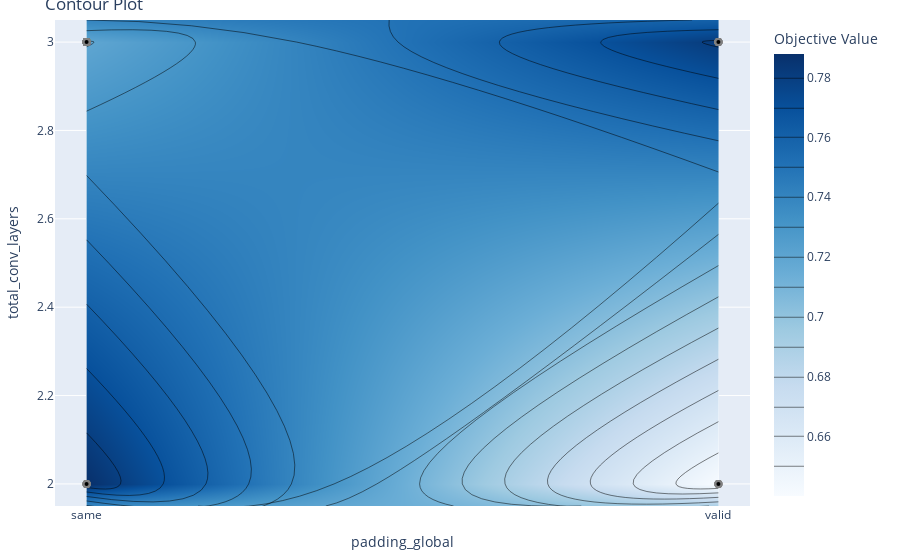

Notebook code cell kept with this figure:
### Code cell
fig = optuna.visualization.plot_contour(
    loaded_study,
    params=[
        'padding_global',
        'total_conv_layers',
        # 'conv_layer_0_number_of_filters',
        # 'conv_layer_0_kernel_size',
        # 'conv_layer_0_pool_size',
        # 'conv_layer_0_strides',
        # 'conv_layer_1_number_of_filters',
        # 'conv_layer_1_kernel_size',
        # 'conv_layer_1_pool_size',
        # 'conv_layer_1_strides',
        # 'conv_layer_2_number_of_filters',
        # 'conv_layer_2_kernel_size',
        # 'conv_layer_2_pool_size',
        # 'conv_layer_2_strides',
        # 'total_dense_layers',
        # 'dense_layer_0_dense_units',
        # 'dense_layer_1_dense_units',
    ],
)
fig.update_layout(
    margin=dict(l=20, r=20, t=20, b=20),
)

### Figure 1 — Plotly figure (JSON) as saved in the notebook; plotly's stock layout.template omitted (floating-point values rounded to 4 significant figures)
{"data": [{"autocontour": true, "colorbar": {"title": {"text": "Objective Value"}}, "colorscale": [[0, "rgb(247,251,255)"], [0.125, "rgb(222,235,247)"], [0.25, "rgb(198,219,239)"], [0.375, "rgb(158,202,225)"], [0.5, "rgb(107,174,214)"], [0.625, "rgb(66,146,198)"], [0.75, "rgb(33,113,181)"], [0.875, "rgb(8,81,156)"], [1, "rgb(8,48,107)"]], "connectgaps": true, "contours": {"coloring": "heatmap", "end": 0.78, "size": 0.01, "start": 0.65}, "hoverinfo": "none", "line": {"smoothing": 1.3}, "reversescale": false, "type": "contour", "x": ["same", "valid"], "y": [1.95, 2, 3, 3.05], "z": [[null, null], [0.7879, 0.6401], [0.7193, 0.7816], [null, null]]}, {"marker": {"color": "black", "line": {"color": "Grey", "width": 2}}, "mode": "markers", "showlegend": false, "type": "scatter", "x": ["same", "same", "valid", "valid", "valid", "same", "same", "valid", "same", "valid", "valid", "same", "same", "same", "same", "same", "same", "same", "same", "same", "same", "same", "same", "same", "same", "same", "same", "same", "same", "same", "same", "same", "same", "same", "same", "valid", "same", "valid", "same", "same", "valid", "same", "same", "same", "same", "same", "same", "valid", "same", "same", "same", "same", "same", "same", "same", "same", "same", "valid", "same", "same", "same", "same", "same", "same", "same", "same", "same", "same", "same", "same", "same", "same", "same", "same", "same", "same", "valid", "same", "same", "same", "same", "same", "same", "same", "same", "same", "same", "same", "valid", "same", "same", "same", "same", "same", "same", "same", "same", "same", "same", "same"], "y": [2, 2, 2, 3, 2, 3, 2, 2, 2, 2, 3, 3, 3, 3, 3, 3, 3, 3, 3, 3, 3, 3, 3, 3, 3, 3, 3, 3, 3, 3, 3, 3, 3, 3, 3, 3, 3, 3, 2, 3, 2, 3, 3, 3, 3, 3, 3, 3, 2, 3, 3, 3, 3, 3, 3, 3, 3, 3, 3, 3, 3, 3, 3, 3, 3, 3, 3, 3, 3, 3, 3, 3, 3, 3, 3, 3, 3, 3, 3, 3, 2, 3, 3, 3, 3, 3, 3, 3, 3, 3, 3, 3, 3, 3, 3, 3, 3, 3, 3, 3]}], "layout": {"autosize": true, "margin": {"b": 20, "l": 20, "r": 20, "t": 20}, "title": {"text": "Contour Plot"}, "xaxis": {"autorange": false, "range": [-0.05, 1.05], "title": {"text": "padding_global"}, "type": "category"}, "yaxis": {"autorange": false, "range": [1.95, 3.05], "title": {"text": "total_conv_layers"}, "type": "linear"}}}
